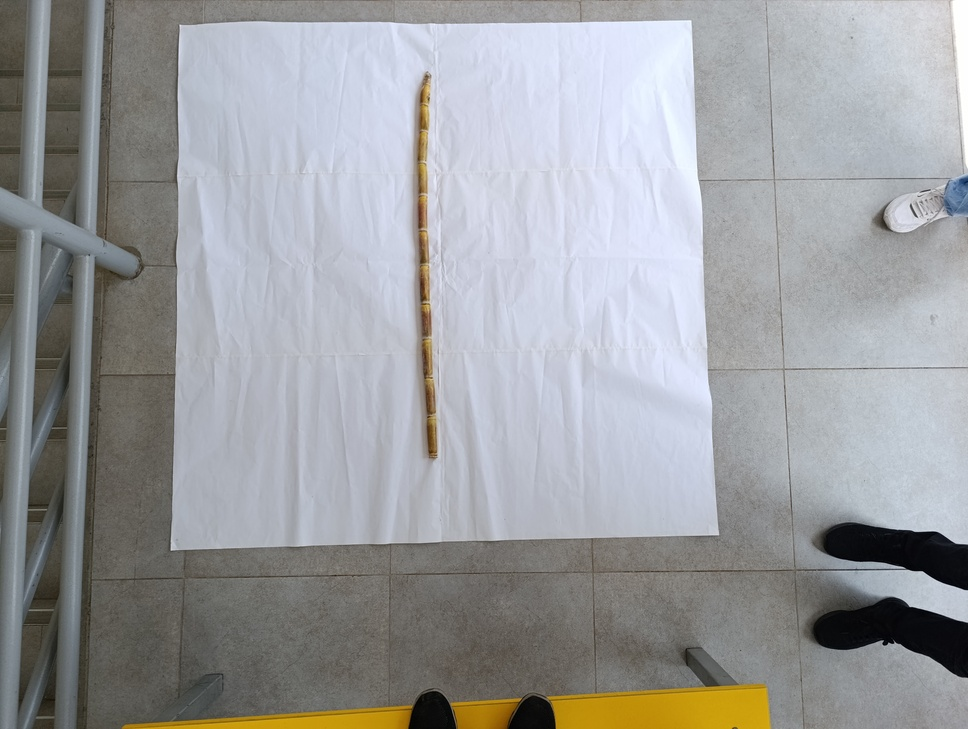
#> input picture data/raw/IMG_20250408_105002.jpg, 968 x 729 px, shrunk from 4080 x 3072 before the run; its folder holds 4 pictures in this run
$ python create_dataset.py
#> lines starting #> are read from the running program, lines starting #| are printed output that depends on the picture
import os
import pandas as pd
import numpy as np
import cv2
import matplotlib.pyplot as plt
from tqdm import tqdm
import json
import random


def generate_labels_from_manual_input():
    """
    Genera etiquetas usando datos manuales y características detectadas
    """
    # Directorio de imágenes
    raw_dir = "data/raw"
    output_csv = "data/labels/auto_labels.csv"
    os.makedirs(os.path.dirname(output_csv), exist_ok=True)

    # Cargar etiquetas existentes como base (si existen)
    base_labels_path = "data/labels/labels.csv"
    base_labels = (
        pd.read_csv(base_labels_path) if os.path.exists(base_labels_path) else None
    )

    # Lista para almacenar etiquetas
    all_labels = []

    # Procesar cada imagen
    for filename in tqdm(os.listdir(raw_dir)):
        if filename.lower().endswith((".jpg", ".jpeg", ".png")):
            image_path = os.path.join(raw_dir, filename)

            # Si la imagen tiene etiquetas en el CSV base, usarlas
            if base_labels is not None and filename in base_labels["filename"].values:
                row = base_labels[base_labels["filename"] == filename].iloc[0]
                record = {
                    "filename": filename,
                    "nudos": int(row["nudos"]),
                    "entrenudos": int(row["entrenudos"]),
                    "distancia": float(row["distancia"]),
                    "largo": float(row["largo"]),
                    "grosor": float(row["grosor"]),
                    "altura_con_corbatra": float(row["altura_con_corbatra"]),
                    "altura_sin_corbatra": float(row["altura_sin_corbatra"]),
                }
                all_labels.append(record)
                print(f"✅ {filename}: Usando etiquetas existentes")
            else:
                # Forzar estimación de características
                try:
                    # Cargar y procesar imagen
                    image = cv2.imread(image_path)
#> image is the input picture: shape (729, 968, 3); mean B, G, R 159.7, 157.7, 156.3
                    height, width, _ = image.shape
#> height = 729; width = 968

                    # Estimar píxeles por centímetro basado en el tamaño de la imagen
                    # Asumiendo un papel de 164cm de ancho
                    # Esto podría ser aproximado
                    pixels_per_cm = width / 164
#> pixels_per_cm = 5.9

                    # Hacer una estimación simple de las características
                    # Estos valores son aleatorios pero en rangos razonables para caña
                    # En un sistema real se haría una detección precisa
                    estimated_nudos = random.randint(2, 5)
                    estimated_entrenudos = estimated_nudos - 1
                    estimated_distancia = random.uniform(10, 15)
                    estimated_largo = random.uniform(5, 7)
                    estimated_grosor = random.uniform(2, 3)
                    estimated_altura_con = (
                        float(height) / pixels_per_cm * 0.9
                    )  # 90% de la altura
#> estimated_altura_con = 111.2
                    estimated_altura_sin = (
                        float(height) / pixels_per_cm * 0.85
                    )  # 85% de la altura
#> estimated_altura_sin = 105

                    # Crear registro
                    record = {
                        "filename": filename,
                        "nudos": estimated_nudos,
                        "entrenudos": estimated_entrenudos,
                        "distancia": estimated_distancia,
                        "largo": estimated_largo,
                        "grosor": estimated_grosor,
                        "altura_con_corbatra": estimated_altura_con,
                        "altura_sin_corbatra": estimated_altura_sin,
                    }
                    all_labels.append(record)
                    print(f"✅ {filename}: Etiquetas estimadas")
                except Exception as e:
                    print(f"❌ Error procesando {filename}: {e}")

    # Crear DataFrame
    if all_labels:
        df = pd.DataFrame(all_labels)
        df.to_csv(output_csv, index=False)
        print(
            f"\n✅ Etiquetas generadas para {len(all_labels)} imágenes en {output_csv}"
        )

        # Mostrar estadísticas
        print("\nEstadísticas de etiquetas:")
        for col in df.columns:
            if col != "filename":
                print(
                    f"{col}: media={df[col].mean():.2f}, min={df[col].min():.2f}, max={df[col].max():.2f}"
                )

        # Guardar histogramas
        plt.figure(figsize=(15, 10))
        for i, col in enumerate(df.columns):
            if col != "filename":
                plt.subplot(3, 3, i)
                plt.hist(df[col], bins=10)
                plt.title(col)
        plt.tight_layout()
        os.makedirs("output", exist_ok=True)
        plt.savefig("output/etiquetas_stats.png")
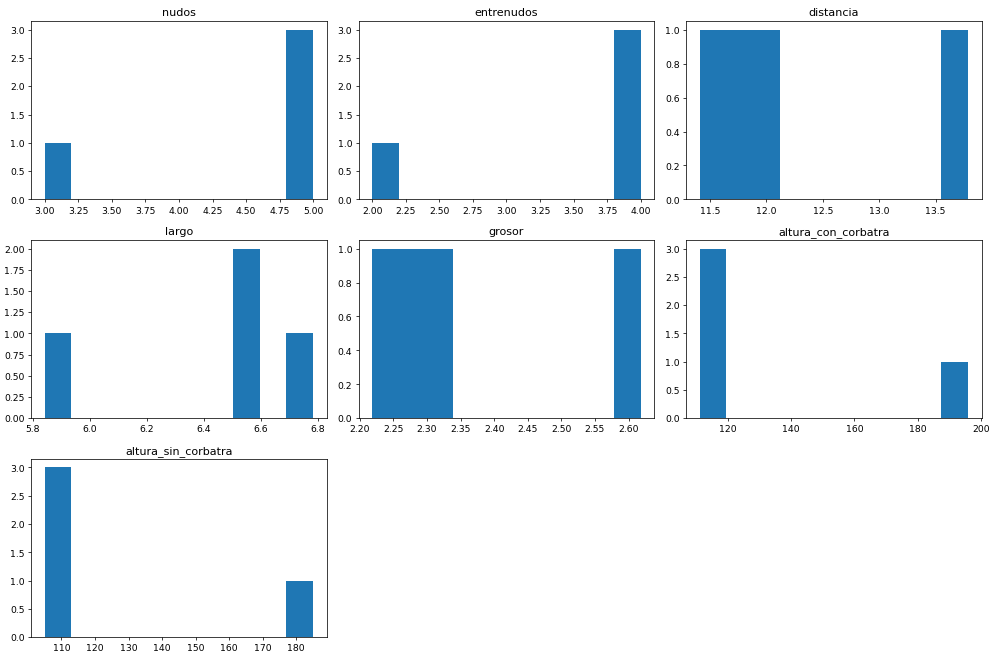
#> figure drawn by matplotlib, 7 panels; panel 1: tallest bar 3 high, from x = 4.8 to 5; panel 2: tallest bar 3 high, from x = 3.8 to 4; panel 4: tallest bar 2 high, from x = 6.5 to 6.59; panel 6: tallest bar 3 high, from x = 111.2 to 119.6

        return df
    else:
        print("❌ No se generaron etiquetas")
        return None


if __name__ == "__main__":
    generate_labels_from_manual_input()
